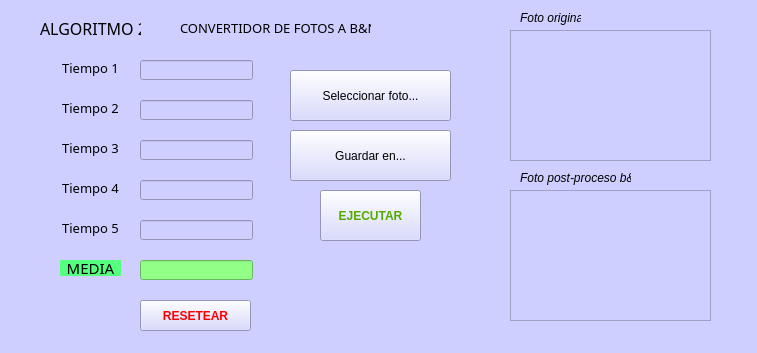
<?xml version="1.0" encoding="UTF-8"?>
<ui version="4.0">
 <class>AlgoritmoFoto</class>
 <widget class="QWidget" name="AlgoritmoFoto">
  <property name="geometry">
   <rect>
    <x>0</x>
    <y>0</y>
    <width>757</width>
    <height>353</height>
   </rect>
  </property>
  <property name="windowTitle">
   <string>Algoritmo Complejo</string>
  </property>
  <property name="styleSheet">
   <string notr="true">background-color: rgb(206, 207, 255);</string>
  </property>
  <widget class="QLabel" name="label">
   <property name="geometry">
    <rect>
     <x>40</x>
     <y>20</y>
     <width>101</width>
     <height>16</height>
    </rect>
   </property>
   <property name="font">
    <font>
     <family>Britannic Bold</family>
     <pointsize>12</pointsize>
    </font>
   </property>
   <property name="text">
    <string>ALGORITMO 2</string>
   </property>
  </widget>
  <widget class="QLabel" name="label_2">
   <property name="geometry">
    <rect>
     <x>180</x>
     <y>20</y>
     <width>191</width>
     <height>16</height>
    </rect>
   </property>
   <property name="font">
    <font>
     <family>Britannic Bold</family>
     <pointsize>10</pointsize>
    </font>
   </property>
   <property name="text">
    <string>CONVERTIDOR DE FOTOS A B&amp;N</string>
   </property>
  </widget>
  <widget class="QLabel" name="label_t1">
   <property name="geometry">
    <rect>
     <x>60</x>
     <y>60</y>
     <width>61</width>
     <height>16</height>
    </rect>
   </property>
   <property name="font">
    <font>
     <family>Britannic Bold</family>
     <pointsize>10</pointsize>
    </font>
   </property>
   <property name="text">
    <string>Tiempo 1</string>
   </property>
   <property name="alignment">
    <set>Qt::AlignCenter</set>
   </property>
  </widget>
  <widget class="QLabel" name="label_t2">
   <property name="geometry">
    <rect>
     <x>60</x>
     <y>100</y>
     <width>61</width>
     <height>16</height>
    </rect>
   </property>
   <property name="font">
    <font>
     <family>Britannic Bold</family>
     <pointsize>10</pointsize>
    </font>
   </property>
   <property name="text">
    <string>Tiempo 2</string>
   </property>
   <property name="alignment">
    <set>Qt::AlignCenter</set>
   </property>
  </widget>
  <widget class="QLabel" name="label_t3">
   <property name="geometry">
    <rect>
     <x>60</x>
     <y>140</y>
     <width>61</width>
     <height>16</height>
    </rect>
   </property>
   <property name="font">
    <font>
     <family>Britannic Bold</family>
     <pointsize>10</pointsize>
    </font>
   </property>
   <property name="text">
    <string>Tiempo 3</string>
   </property>
   <property name="alignment">
    <set>Qt::AlignCenter</set>
   </property>
  </widget>
  <widget class="QLabel" name="label_t4">
   <property name="geometry">
    <rect>
     <x>60</x>
     <y>180</y>
     <width>61</width>
     <height>16</height>
    </rect>
   </property>
   <property name="font">
    <font>
     <family>Britannic Bold</family>
     <pointsize>10</pointsize>
    </font>
   </property>
   <property name="text">
    <string>Tiempo 4</string>
   </property>
   <property name="alignment">
    <set>Qt::AlignCenter</set>
   </property>
  </widget>
  <widget class="QLabel" name="label_t5">
   <property name="geometry">
    <rect>
     <x>60</x>
     <y>220</y>
     <width>61</width>
     <height>16</height>
    </rect>
   </property>
   <property name="font">
    <font>
     <family>Britannic Bold</family>
     <pointsize>10</pointsize>
    </font>
   </property>
   <property name="text">
    <string>Tiempo 5</string>
   </property>
   <property name="alignment">
    <set>Qt::AlignCenter</set>
   </property>
  </widget>
  <widget class="QLineEdit" name="tiempo1">
   <property name="geometry">
    <rect>
     <x>140</x>
     <y>60</y>
     <width>113</width>
     <height>20</height>
    </rect>
   </property>
   <property name="readOnly">
    <bool>true</bool>
   </property>
  </widget>
  <widget class="QLineEdit" name="tiempo2">
   <property name="geometry">
    <rect>
     <x>140</x>
     <y>100</y>
     <width>113</width>
     <height>20</height>
    </rect>
   </property>
   <property name="readOnly">
    <bool>true</bool>
   </property>
  </widget>
  <widget class="QLineEdit" name="tiempo3">
   <property name="geometry">
    <rect>
     <x>140</x>
     <y>140</y>
     <width>113</width>
     <height>20</height>
    </rect>
   </property>
   <property name="readOnly">
    <bool>true</bool>
   </property>
  </widget>
  <widget class="QLineEdit" name="tiempo4">
   <property name="geometry">
    <rect>
     <x>140</x>
     <y>180</y>
     <width>113</width>
     <height>20</height>
    </rect>
   </property>
   <property name="readOnly">
    <bool>true</bool>
   </property>
  </widget>
  <widget class="QLineEdit" name="tiempo5">
   <property name="geometry">
    <rect>
     <x>140</x>
     <y>220</y>
     <width>113</width>
     <height>20</height>
    </rect>
   </property>
   <property name="readOnly">
    <bool>true</bool>
   </property>
  </widget>
  <widget class="QPushButton" name="pushImagen">
   <property name="geometry">
    <rect>
     <x>290</x>
     <y>70</y>
     <width>161</width>
     <height>51</height>
    </rect>
   </property>
   <property name="sizePolicy">
    <sizepolicy hsizetype="Minimum" vsizetype="Fixed">
     <horstretch>0</horstretch>
     <verstretch>0</verstretch>
    </sizepolicy>
   </property>
   <property name="text">
    <string>Seleccionar foto...</string>
   </property>
  </widget>
  <widget class="QLabel" name="label_media">
   <property name="geometry">
    <rect>
     <x>60</x>
     <y>260</y>
     <width>61</width>
     <height>16</height>
    </rect>
   </property>
   <property name="font">
    <font>
     <family>Britannic Bold</family>
     <pointsize>11</pointsize>
    </font>
   </property>
   <property name="styleSheet">
    <string notr="true">background-color: rgb(85, 255, 127);</string>
   </property>
   <property name="text">
    <string>MEDIA</string>
   </property>
   <property name="alignment">
    <set>Qt::AlignCenter</set>
   </property>
  </widget>
  <widget class="QLineEdit" name="media">
   <property name="geometry">
    <rect>
     <x>140</x>
     <y>260</y>
     <width>113</width>
     <height>20</height>
    </rect>
   </property>
   <property name="styleSheet">
    <string notr="true">background-color: rgb(146, 255, 134);</string>
   </property>
   <property name="readOnly">
    <bool>true</bool>
   </property>
  </widget>
  <widget class="QPushButton" name="pushReset">
   <property name="geometry">
    <rect>
     <x>140</x>
     <y>300</y>
     <width>111</width>
     <height>31</height>
    </rect>
   </property>
   <property name="font">
    <font>
     <weight>75</weight>
     <bold>true</bold>
    </font>
   </property>
   <property name="styleSheet">
    <string notr="true">color: rgb(255, 0, 0);</string>
   </property>
   <property name="text">
    <string>RESETEAR</string>
   </property>
  </widget>
  <widget class="QPushButton" name="pushEjecutar">
   <property name="geometry">
    <rect>
     <x>320</x>
     <y>190</y>
     <width>101</width>
     <height>51</height>
    </rect>
   </property>
   <property name="font">
    <font>
     <weight>75</weight>
     <bold>true</bold>
    </font>
   </property>
   <property name="styleSheet">
    <string notr="true">color: rgb(85, 170, 0);</string>
   </property>
   <property name="text">
    <string>EJECUTAR</string>
   </property>
  </widget>
  <widget class="QPushButton" name="pushImagen_2">
   <property name="geometry">
    <rect>
     <x>290</x>
     <y>130</y>
     <width>161</width>
     <height>51</height>
    </rect>
   </property>
   <property name="sizePolicy">
    <sizepolicy hsizetype="Minimum" vsizetype="Fixed">
     <horstretch>0</horstretch>
     <verstretch>0</verstretch>
    </sizepolicy>
   </property>
   <property name="text">
    <string>Guardar en...</string>
   </property>
  </widget>
  <widget class="QLabel" name="imagenOriginal">
   <property name="geometry">
    <rect>
     <x>510</x>
     <y>30</y>
     <width>201</width>
     <height>131</height>
    </rect>
   </property>
   <property name="frameShape">
    <enum>QFrame::StyledPanel</enum>
   </property>
   <property name="text">
    <string/>
   </property>
  </widget>
  <widget class="QLabel" name="imagenFinal">
   <property name="geometry">
    <rect>
     <x>510</x>
     <y>190</y>
     <width>201</width>
     <height>131</height>
    </rect>
   </property>
   <property name="frameShape">
    <enum>QFrame::StyledPanel</enum>
   </property>
   <property name="text">
    <string/>
   </property>
  </widget>
  <widget class="QLabel" name="label_3">
   <property name="geometry">
    <rect>
     <x>520</x>
     <y>10</y>
     <width>61</width>
     <height>16</height>
    </rect>
   </property>
   <property name="font">
    <font>
     <italic>true</italic>
    </font>
   </property>
   <property name="text">
    <string>Foto original</string>
   </property>
  </widget>
  <widget class="QLabel" name="label_4">
   <property name="geometry">
    <rect>
     <x>520</x>
     <y>170</y>
     <width>111</width>
     <height>16</height>
    </rect>
   </property>
   <property name="font">
    <font>
     <italic>true</italic>
    </font>
   </property>
   <property name="text">
    <string>Foto post-proceso b&amp;n</string>
   </property>
  </widget>
  <widget class="QLabel" name="label_guardado">
   <property name="geometry">
    <rect>
     <x>280</x>
     <y>300</y>
     <width>191</width>
     <height>31</height>
    </rect>
   </property>
   <property name="font">
    <font>
     <italic>true</italic>
    </font>
   </property>
   <property name="text">
    <string/>
   </property>
   <property name="wordWrap">
    <bool>true</bool>
   </property>
  </widget>
  <widget class="QLabel" name="label_origen">
   <property name="geometry">
    <rect>
     <x>280</x>
     <y>260</y>
     <width>191</width>
     <height>31</height>
    </rect>
   </property>
   <property name="font">
    <font>
     <pointsize>7</pointsize>
     <italic>true</italic>
    </font>
   </property>
   <property name="text">
    <string/>
   </property>
   <property name="wordWrap">
    <bool>true</bool>
   </property>
  </widget>
 </widget>
 <resources/>
 <connections/>
</ui>
